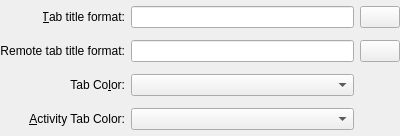
<?xml version="1.0" encoding="UTF-8"?>
<ui version="4.0">
 <class>RenameTabWidget</class>
 <widget class="QWidget" name="RenameTabWidget">
  <property name="geometry">
   <rect>
    <x>0</x>
    <y>0</y>
    <width>400</width>
    <height>136</height>
   </rect>
  </property>
  <property name="sizePolicy">
   <sizepolicy hsizetype="Expanding" vsizetype="Preferred">
    <horstretch>0</horstretch>
    <verstretch>0</verstretch>
   </sizepolicy>
  </property>
  <layout class="QGridLayout" columnstretch="0,1,0">
   <property name="leftMargin">
    <number>0</number>
   </property>
   <property name="topMargin">
    <number>0</number>
   </property>
   <property name="rightMargin">
    <number>0</number>
   </property>
   <property name="bottomMargin">
    <number>0</number>
   </property>
   <item row="1" column="1">
    <widget class="QLineEdit" name="remoteTabTitleEdit">
     <property name="sizePolicy">
      <sizepolicy hsizetype="Expanding" vsizetype="Fixed">
       <horstretch>0</horstretch>
       <verstretch>0</verstretch>
      </sizepolicy>
     </property>
     <property name="toolTip">
      <string>Tab title format used when a remote command (e.g. connection to another computer via SSH) is being executed</string>
     </property>
    </widget>
   </item>
   <item row="1" column="2">
    <widget class="Konsole::TabTitleFormatButton" name="remoteTabTitleFormatButton"/>
   </item>
   <item row="0" column="2">
    <widget class="Konsole::TabTitleFormatButton" name="tabTitleFormatButton"/>
   </item>
   <item row="1" column="0" alignment="Qt::AlignmentFlag::AlignRight">
    <widget class="QLabel" name="label_2">
     <property name="sizePolicy">
      <sizepolicy hsizetype="Fixed" vsizetype="Preferred">
       <horstretch>0</horstretch>
       <verstretch>0</verstretch>
      </sizepolicy>
     </property>
     <property name="text">
      <string>Remote tab title format:</string>
     </property>
     <property name="alignment">
      <set>Qt::AlignmentFlag::AlignRight|Qt::AlignmentFlag::AlignTrailing|Qt::AlignmentFlag::AlignVCenter</set>
     </property>
     <property name="buddy">
      <cstring>remoteTabTitleEdit</cstring>
     </property>
    </widget>
   </item>
   <item row="0" column="0" alignment="Qt::AlignmentFlag::AlignRight">
    <widget class="QLabel" name="label">
     <property name="sizePolicy">
      <sizepolicy hsizetype="Fixed" vsizetype="Preferred">
       <horstretch>0</horstretch>
       <verstretch>0</verstretch>
      </sizepolicy>
     </property>
     <property name="text">
      <string>&amp;Tab title format:</string>
     </property>
     <property name="alignment">
      <set>Qt::AlignmentFlag::AlignRight|Qt::AlignmentFlag::AlignTrailing|Qt::AlignmentFlag::AlignVCenter</set>
     </property>
     <property name="buddy">
      <cstring>tabTitleEdit</cstring>
     </property>
    </widget>
   </item>
   <item row="0" column="1">
    <widget class="QLineEdit" name="tabTitleEdit">
     <property name="sizePolicy">
      <sizepolicy hsizetype="Expanding" vsizetype="Fixed">
       <horstretch>0</horstretch>
       <verstretch>0</verstretch>
      </sizepolicy>
     </property>
     <property name="toolTip">
      <string>Normal tab title format</string>
     </property>
    </widget>
   </item>
   <item row="2" column="0">
    <widget class="QLabel" name="label_3">
     <property name="text">
      <string>Tab Co&amp;lor:</string>
     </property>
     <property name="alignment">
      <set>Qt::AlignmentFlag::AlignRight|Qt::AlignmentFlag::AlignTrailing|Qt::AlignmentFlag::AlignVCenter</set>
     </property>
     <property name="buddy">
      <cstring>tabColorCombo</cstring>
     </property>
    </widget>
   </item>
   <item row="2" column="1">
    <widget class="KColorCombo" name="tabColorCombo">
     <property name="editable">
      <bool>false</bool>
     </property>
     <property name="currentIndex">
      <number>-1</number>
     </property>
    </widget>
   </item>
   <item row="3" column="0">
    <widget class="QLabel" name="label_4">
     <property name="text">
      <string>&amp;Activity Tab Color:</string>
     </property>
     <property name="alignment">
      <set>Qt::AlignmentFlag::AlignRight|Qt::AlignmentFlag::AlignTrailing|Qt::AlignmentFlag::AlignVCenter</set>
     </property>
     <property name="buddy">
      <cstring>tabActivityColorCombo</cstring>
     </property>
    </widget>
   </item>
   <item row="3" column="1">
    <widget class="KColorCombo" name="tabActivityColorCombo">
     <property name="editable">
      <bool>false</bool>
     </property>
     <property name="currentIndex">
      <number>-1</number>
     </property>
    </widget>
   </item>
  </layout>
 </widget>
 <customwidgets>
  <customwidget>
   <class>KColorCombo</class>
   <extends>QComboBox</extends>
   <header>kcolorcombo.h</header>
  </customwidget>
  <customwidget>
   <class>Konsole::TabTitleFormatButton</class>
   <extends>QPushButton</extends>
   <header>widgets/TabTitleFormatButton.h</header>
  </customwidget>
 </customwidgets>
 <tabstops>
  <tabstop>tabTitleEdit</tabstop>
  <tabstop>tabTitleFormatButton</tabstop>
  <tabstop>remoteTabTitleEdit</tabstop>
  <tabstop>remoteTabTitleFormatButton</tabstop>
  <tabstop>tabColorCombo</tabstop>
  <tabstop>tabActivityColorCombo</tabstop>
 </tabstops>
 <resources/>
 <connections/>
</ui>
